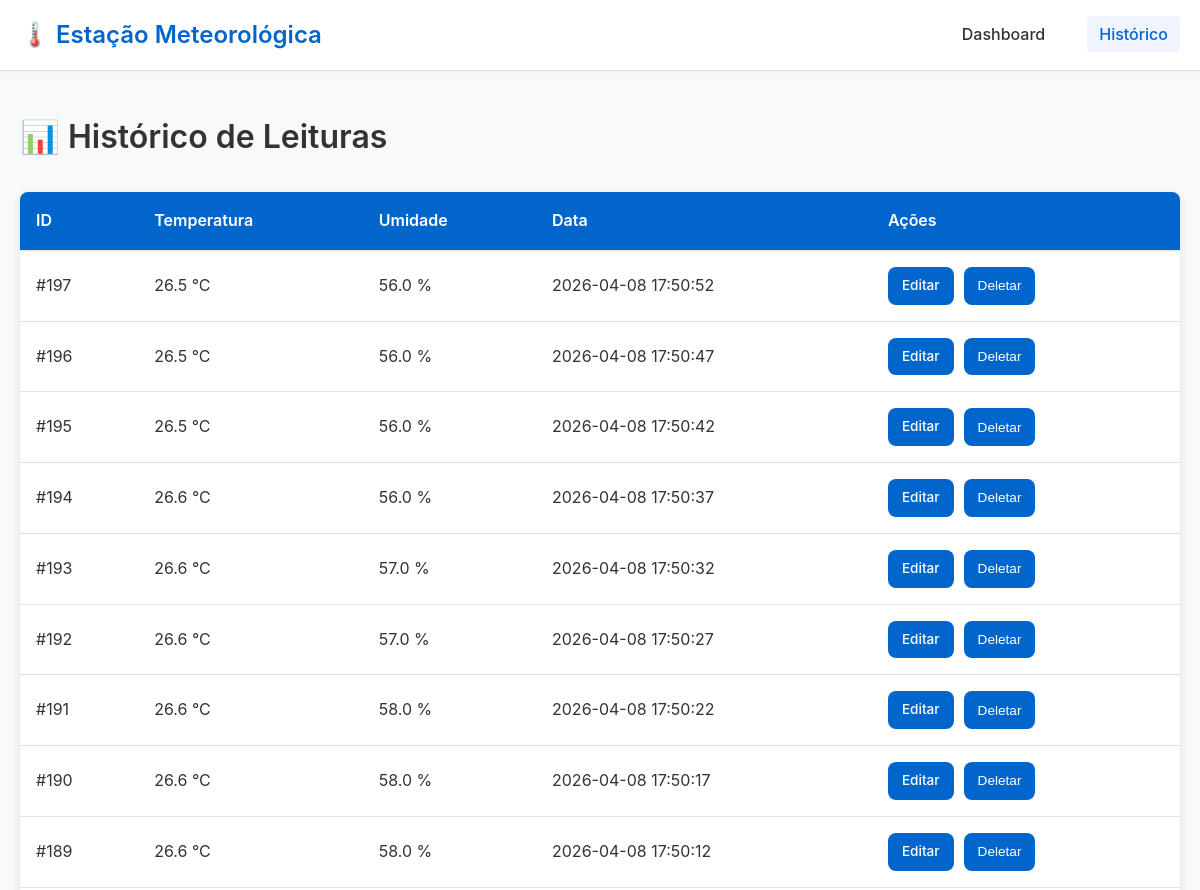
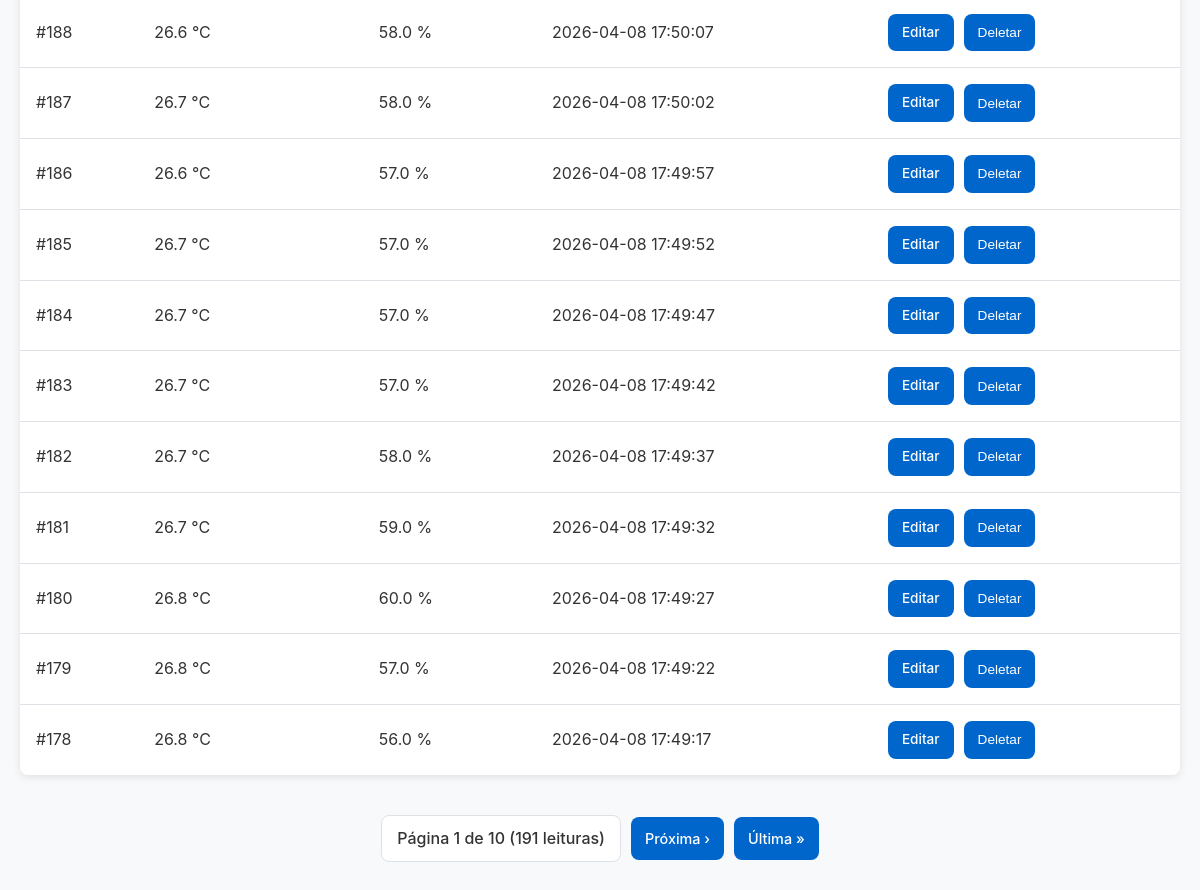
/leituras, run on an earlier commit of the app's database (2 pictures, top to bottom).
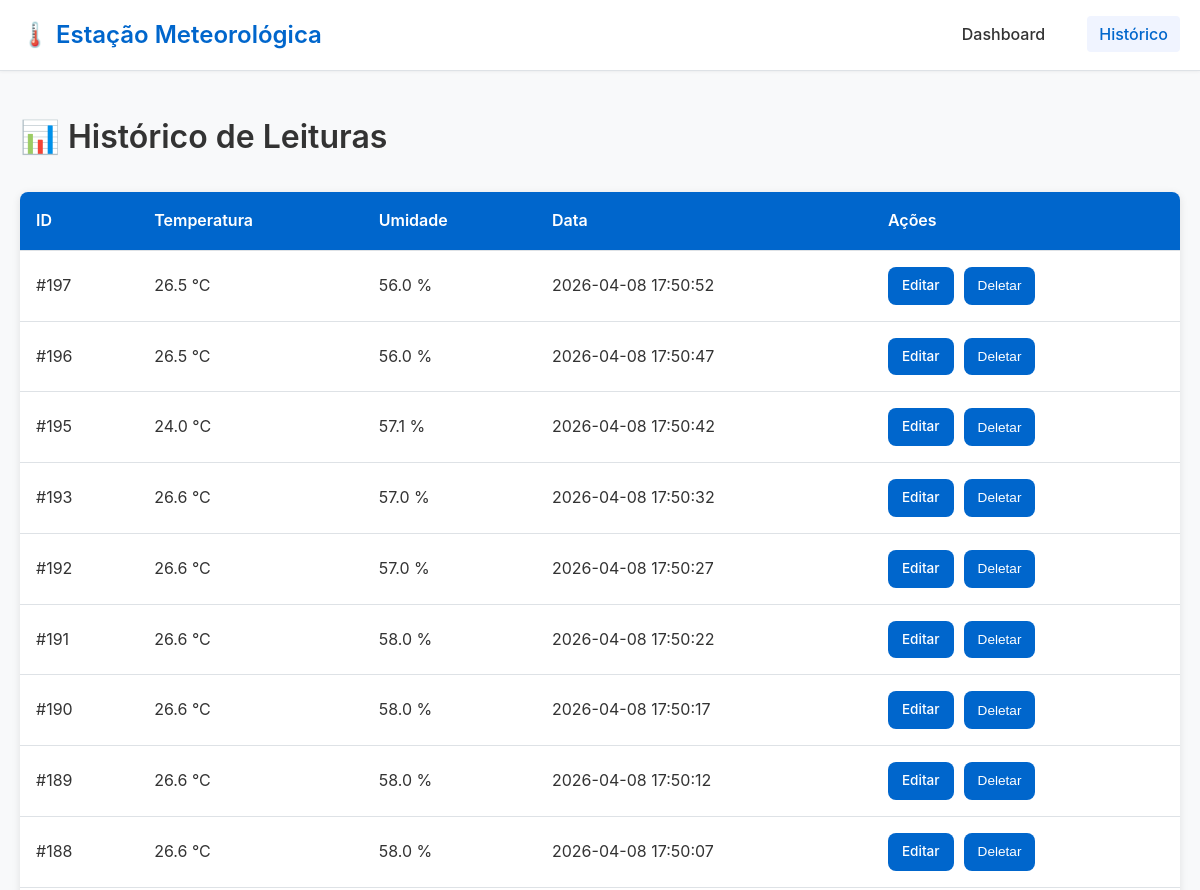
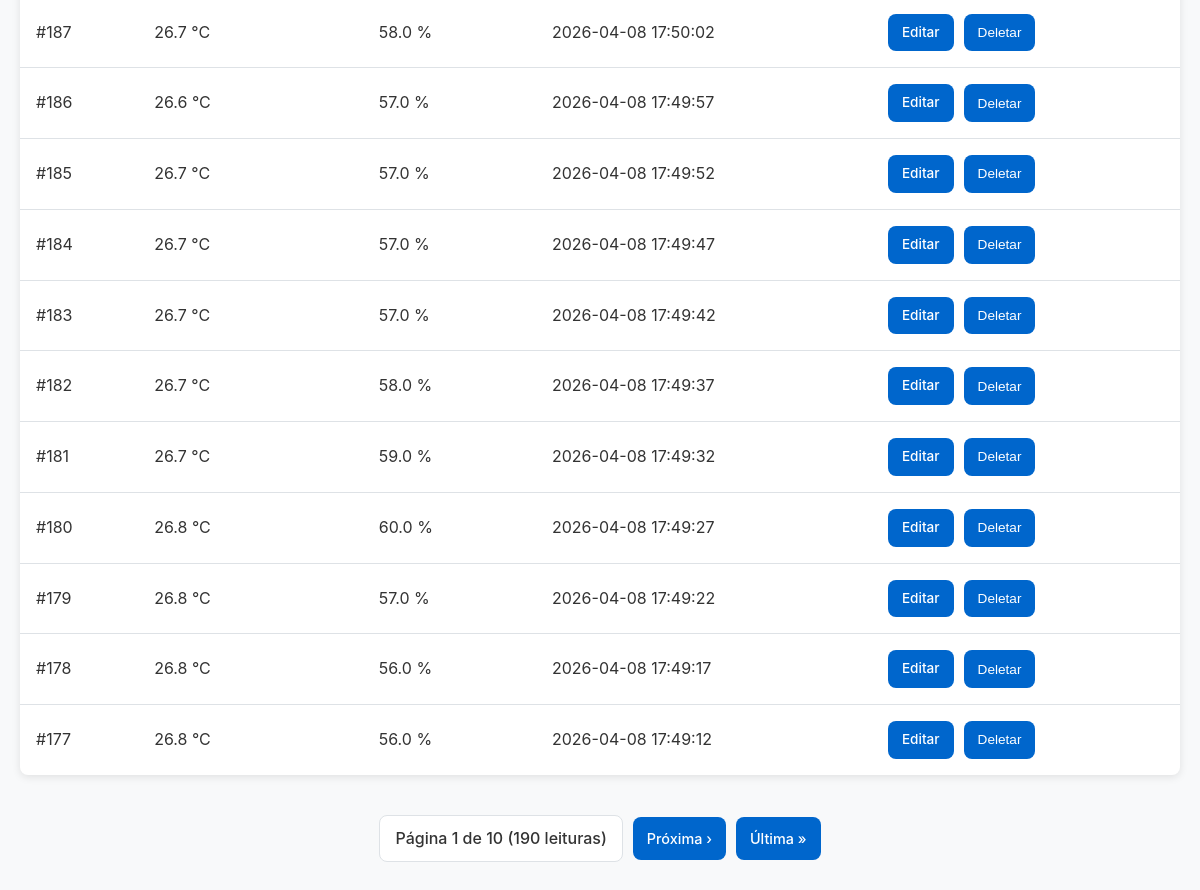
And on a later commit of the database (2 pictures, top to bottom).
### tables this page shows
CREATE TABLE leituras (
    id          INTEGER PRIMARY KEY AUTOINCREMENT,
    temperatura REAL    NOT NULL,
    umidade     REAL    NOT NULL,
    pressao     REAL,
    localizacao TEXT    DEFAULT 'Lab',
    timestamp   DATETIME DEFAULT (datetime('now', 'localtime'))
);

### app.py (the view)
@app.route('/leituras', methods=['GET'])
def listar():
    pagina  = int(request.args.get('pagina', 1))
    limite  = int(request.args.get('limite', 20))
    offset  = (pagina - 1) * limite
    leituras = listar_leituras(limite=limite, offset=offset)
    total = contar_leituras()
    total_paginas = (total + limite - 1) // limite  # Calcula o teto da divisão
    if quer_json():
        return jsonify({'pagina': pagina, 'limite': limite, 'leituras': leituras, 'total': total})
    return render_template('historico.html', leituras=leituras,
                           pagina=pagina, limite=limite, total=total, total_paginas=total_paginas)

### app.py (called while the page is built)
def quer_json():
    return (request.args.get('formato') == 'json' or
            request.accept_mimetypes.best == 'application/json')

### database.py (called while the page is built)
def get_db_connection():
    conn = sqlite3.connect(DB_PATH, timeout=10)
    conn.execute('PRAGMA journal_mode=WAL')   # permite leitura/escrita simultânea
    conn.execute('PRAGMA busy_timeout=5000')  # espera até 5s antes de lançar erro
    conn.row_factory = sqlite3.Row            # acesso por nome de coluna
    return conn

def listar_leituras(limite: int = 50, offset: int = 0) -> list:
    conn = get_db_connection()
    rows = conn.execute(
        'SELECT * FROM leituras ORDER BY timestamp DESC LIMIT ? OFFSET ?',
        (limite, offset)
    ).fetchall()
    conn.close()
    return [dict(r) for r in rows]

def contar_leituras() -> int:
    conn = get_db_connection()
    row = conn.execute('SELECT COUNT(*) as total FROM leituras').fetchone()
    conn.close()
    return row['total'] if row else 0

### templates/historico.html (shortened to what this page needs)
{% extends "base.html" %}
{% block content %}
<div class="section">
    <h1>📊 Histórico de Leituras</h1>
    <table>
        <thead>
            <tr>
                <th>ID</th>
                <th>Temperatura</th>
                <th>Umidade</th>
                <th>Data</th>
                <th>Ações</th>
            </tr>
        </thead>
        <tbody>
            {% for leitura in leituras %}
            <tr>
                <td>#{{ leitura.id }}</td>
                <td>{{ leitura.temperatura }} °C</td>
                <td>{{ leitura.umidade }} %</td>
                <td>{{ leitura.timestamp }}</td>
                <td>
                    <div class="actions">
                        <a href="/leituras/{{ leitura.id }}/editar" class="btn">Editar</a>
                        <button type="button" onclick="deletar({{ leitura.id }})">Deletar</button>
                    </div>
                </td>
            </tr>
            {% endfor %}
        </tbody>
    </table>
    {% if total_paginas > 1 %}
    <div class="pagination">
        <span class="page-info">Página {{ pagina }} de {{ total_paginas }} ({{ total }} leituras)</span>
        {% if pagina < total_paginas %}
        <a href="/leituras?pagina={{ pagina + 1 }}" class="btn">Próxima ›</a>
        <a href="/leituras?pagina={{ total_paginas }}" class="btn">Última »</a>
        {% endif %}
    </div>
    {% endif %}
</div>
{% endblock %}

### templates/base.html (shortened to what this page needs)
<!DOCTYPE html>
<html lang="pt-BR">
<head>
    <link rel="stylesheet" href="{{ url_for('static', filename='css/style.css') }}">
</head>
<body>
    <nav class="navbar">
        <div class="container">
            <div class="navbar-brand">
                <h1>🌡️ Estação Meteorológica</h1>
            </div>
            <ul class="navbar-menu">
                <li><a href="/" {% if request.endpoint == 'index' %}class="active"{% endif %}>Dashboard</a></li>
                <li><a href="/leituras" {% if request.endpoint == 'listar' %}class="active"{% endif %}>Histórico</a></li>
            </ul>
        </div>
    </nav>
    <main class="container main-content">
        {% block content %}{% endblock %}
    </main>
</body>
</html>

### static/css/style.css (style rules this page uses)
* { margin: 0; padding: 0; box-sizing: border-box; }
:root { --primary-color: #0066cc; --primary-dark: #0052a3; --background-color: #f8f9fa; --text-color: #333; --text-light: #666; --border-color: #dee2e6; --white: #ffffff; --shadow: 0 2px 8px rgba(0, 0, 0, 0.1); --shadow-hover: 0 4px 16px rgba(0, 0, 0, 0.15); --radius: 8px; }
html, body { height: auto; }
body { font-family: -apple-system, BlinkMacSystemFont, 'Segoe UI', 'Roboto', 'Oxygen', 'Ubuntu', 'Cantarell', sans-serif; background-color: var(--background-color); color: var(--text-color); line-height: 1.6; }
.container { max-width: 1200px; margin: 0 auto; padding: 0 20px; width: 100%; }
.navbar { background-color: var(--white); border-bottom: 1px solid var(--border-color); margin-bottom: 40px; box-shadow: 0 1px 3px rgba(0, 0, 0, 0.05); }
.navbar .container { display: flex; justify-content: space-between; align-items: center; padding: 0 20px; height: 70px; }
.navbar-brand h1 { font-size: 1.5rem; color: var(--primary-color); margin: 0; }
.navbar-menu { display: flex; list-style: none; gap: 30px; }
.navbar-menu a { text-decoration: none; color: var(--text-color); font-weight: 500; padding: 8px 12px; border-radius: 4px; transition: all 0.3s ease; }
.navbar-menu a:hover, .navbar-menu a.active { color: var(--primary-color); background-color: #f0f4ff; }
.main-content { padding: 0 20px; margin-bottom: 40px; }
h1 { font-size: 2rem; margin-bottom: 30px; color: var(--text-color); font-weight: 600; }
button, .btn { background-color: var(--primary-color); color: var(--white); border: none; padding: 10px 18px; border-radius: var(--radius); font-size: 0.95rem; font-weight: 500; cursor: pointer; transition: all 0.3s ease; text-decoration: none; display: inline-block; }
table { width: 100%; border-collapse: collapse; background-color: var(--white); margin-bottom: 40px; box-shadow: var(--shadow); border-radius: var(--radius); overflow: hidden; }
th { background-color: var(--primary-color); color: var(--white); font-weight: 600; text-align: left; }
th, td { padding: 16px; border-bottom: 1px solid var(--border-color); }
tr:last-child td { border-bottom: none; }
.actions { display: flex; gap: 10px; }
.actions button, .actions a { padding: 8px 14px; font-size: 0.85rem; }
.pagination { display: flex; justify-content: center; align-items: center; gap: 10px; margin-top: 30px; flex-wrap: wrap; }
.pagination .btn { padding: 10px 14px; font-size: 0.9rem; min-width: auto; }
.page-info { background-color: var(--white); padding: 10px 15px; border-radius: var(--radius); border: 1px solid var(--border-color); font-weight: 500; color: var(--text-color); }

What changed in the data, as far as the page shows it:
removed leituras: id "194", temperatura "26.6", umidade "56.0", timestamp "2026-04-08 17:50:37"
changed leituras id 195: temperatura "26.5" → "24.0"; umidade "56.0" → "57.1"
now on this page (row unchanged): leituras: id "177", temperatura "26.8", umidade "56.0", timestamp "2026-04-08 17:49:12"
Also different on the page:
{{ total }}: "191" → "190"
